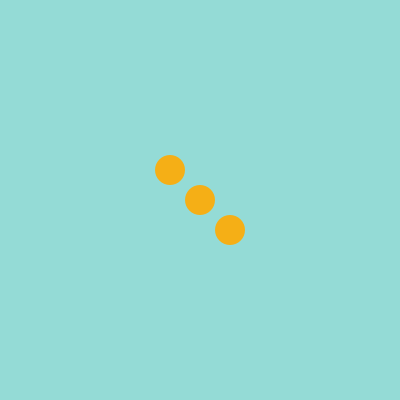
Frame 1 (no input)
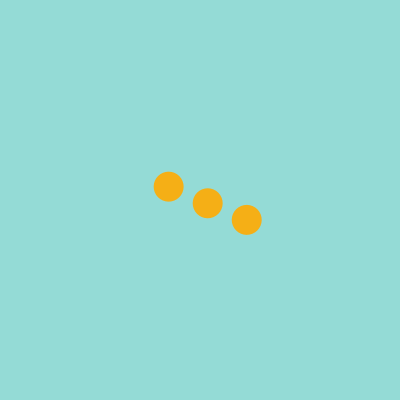
Frame 60 (the mouse pressed at the canvas centre just before this capture)
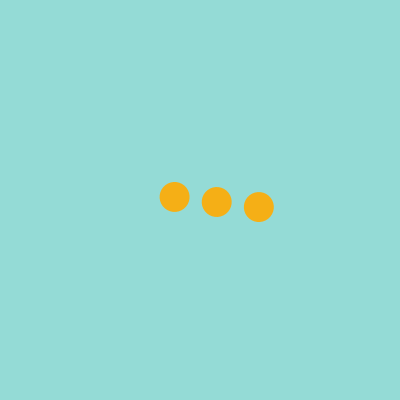
Frame 120 (the mouse held since frame 60 and released just before this capture)

The Processing sketch that drew these frames (run headless with seeded random() and noise(); from frame 60 on, the mouse is pressed at the canvas centre):

// Processing sketch: processing_152321
// ── processing_152321.pde

float spin_x = 0;
float spin_y = 0;
float r = 0;


void setup(){
  size(400,400);
  
  noStroke();
  
}

void draw(){
  translate(200,200);
  background(#94DBD6);
  fill(#F5AF16);
  rotate(r);
  ellipse(spin_x + r,spin_y + r,30,30);
  ellipse( 30 + r, 30 + r, 30, 30);
  ellipse( -30 + r, -30 + r, 30, 30);
  
  r = r + .1;
  
  if(r > 150){
    r = 0;
  }
 
}
